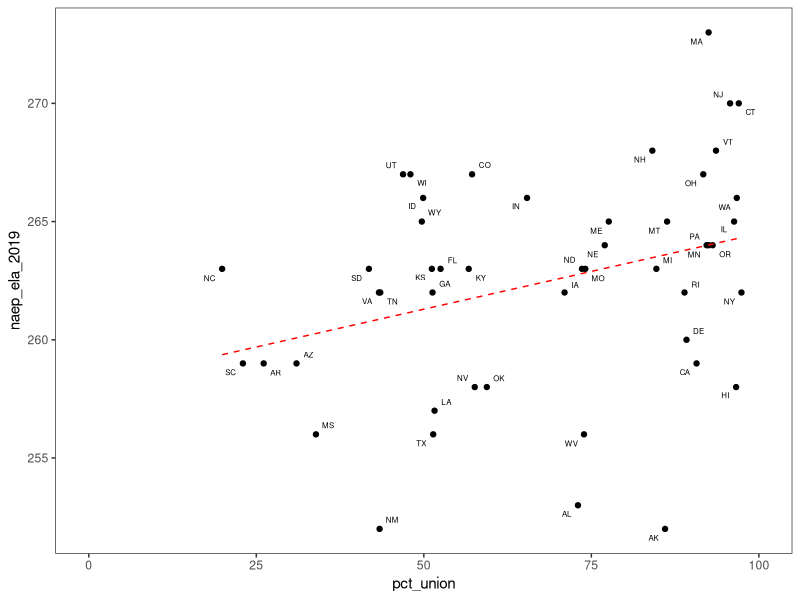
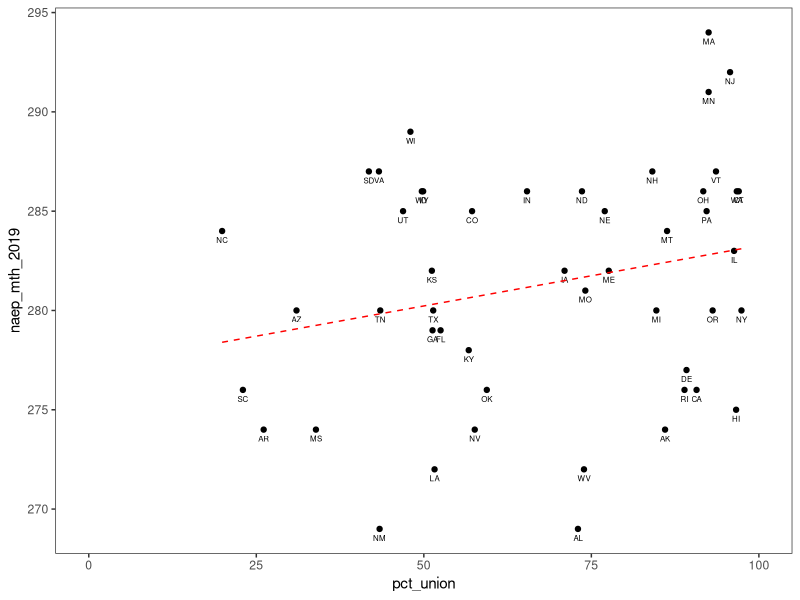
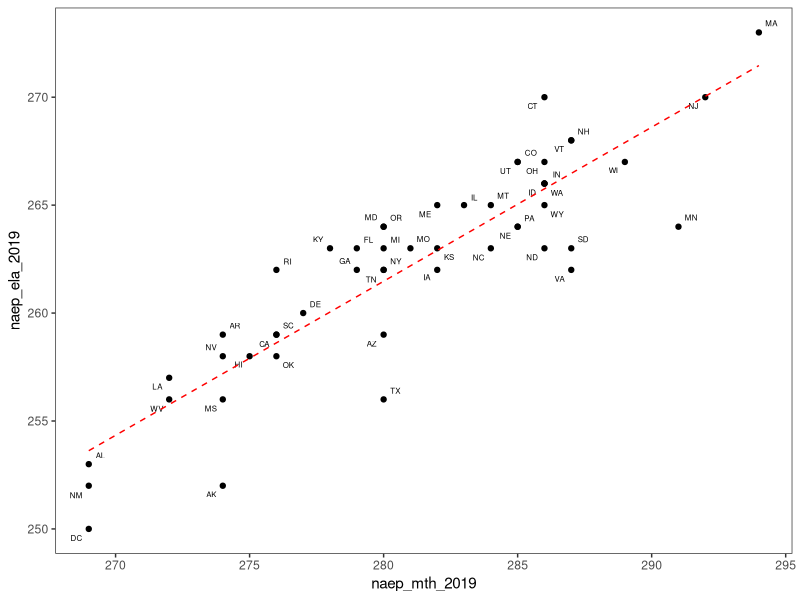
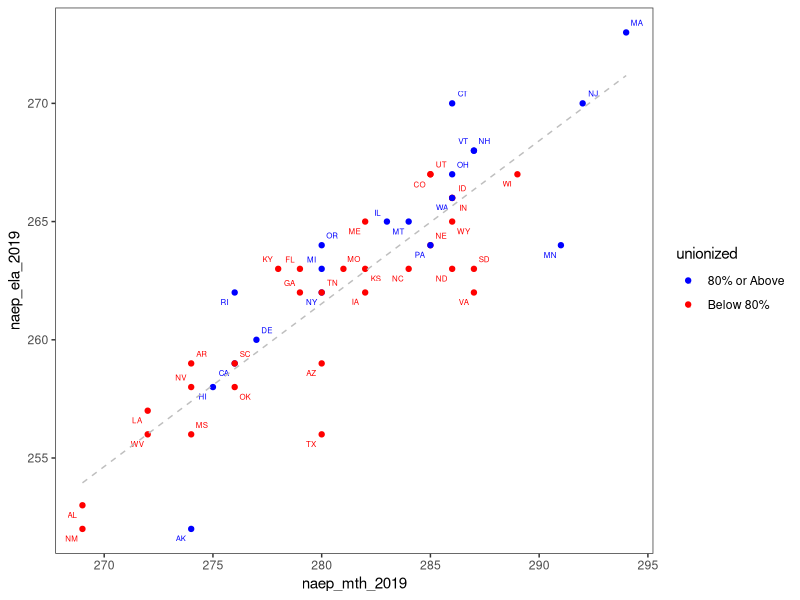

These figures' R source, in order:
## ---- chunk 1
knitr::opts_chunk$set(message = FALSE, warning = FALSE)
## ---- chunk 2
library(dplyr)
library(ggplot2)
library(ggrepel)

setwd('../../..')
naep_mth <- read.csv('data/state_naep_mth2019.csv')
naep_ela <- read.csv('data/state_naep_ela2019.csv')
pct_union <- read.csv('data/state_pct_union.csv')
                 
ed_dta <- naep_mth %>% 
            inner_join(naep_ela, by = 'State')  %>% 
            inner_join(pct_union, by = 'State') 
          
state_abb <-   append(state.abb, 'DC', after =8) 

ed_dta <- ed_dta %>% 
            rename(state_name = State) %>% 
            mutate(state = state_abb)

ed_dta %>%  head()

## ---- chunk 3
ed_dta %>% 
  filter_all(~!is.na(.)) %>% 
  ggplot(aes(x=pct_union, y= naep_ela_2019, label = state)) +
  geom_point() +
  geom_text_repel(size = 2) +
  geom_smooth(method = 'lm', 
              se = FALSE, 
              linetype = 'dashed', 
              color = 'red', 
              size = 0.5) +
  theme_bw() +
  theme(panel.grid = element_blank())+
  scale_x_continuous(limits = c(0,100)) 
## ---- chunk 4
cor(ed_dta$naep_ela_2019, ed_dta$pct_union, use = 'complete.obs')  %>%  round(2)
## ---- chunk 5
fit <- lm(naep_ela_2019 ~ pct_union, ed_dta)
summary(fit)

## ---- chunk 6
ed_dta %>% 
  filter_all(~!is.na(.)) %>% 
  ggplot(aes(x=pct_union, y= naep_mth_2019, label = state)) +
  geom_point() +
  geom_text(position = position_dodge(width = 0.1), vjust = 2, size = 2) +
  geom_smooth(method = 'lm', 
              se = FALSE, 
              linetype = 'dashed', 
              color = 'red', 
              size = 0.5) +
  theme_bw() +
  theme(panel.grid = element_blank()) +
  scale_x_continuous(limits = c(0,100)) 
## ---- chunk 7
cor(ed_dta$naep_mth_2019, ed_dta$pct_union, use= "complete.obs") %>% 
  round(2) 
## ---- chunk 8
fit <- lm(naep_mth_2019 ~ pct_union, ed_dta)
fit %>%  summary
## ---- chunk 9
ed_dta <- ed_dta %>% 
          mutate(naep_mth_rnk_2019 = rank(-naep_mth_2019, ties.method = 'min'),
                 naep_ela_rnk_2019 = rank(-naep_ela_2019, ties.method = 'min'))


ed_dta %>% 
  filter(state %in% c('MN', 'CT')) %>% 
  select(state_name, naep_mth_rnk_2019,naep_ela_rnk_2019)
## ---- chunk 10
ed_dta %>% 
  ggplot(aes(x=naep_mth_2019, y= naep_ela_2019, label = state)) +
  geom_point() +
  geom_text_repel(size = 2) +
  geom_smooth(method = 'lm', 
              se = FALSE, 
              linetype = 'dashed', 
              color = 'red',
              size = 0.5) +
  theme_bw() +
  theme(panel.grid = element_blank()) 
## ---- chunk 11
fit <- ed_dta %>%  
  lm(formula =naep_ela_2019 ~ naep_mth_2019)
summary(fit)
## ---- chunk 12
cor(ed_dta$naep_mth_2019, ed_dta$naep_ela_2019) %>%  round(2)

## ---- chunk 13

ed_dta <-ed_dta %>% 
  mutate(unionized = as.factor(if_else(pct_union >= 80,  "80% or Above", "Below 80%")))

  ed_dta %>% 
  filter_all(~!is.na(.)) %>% 
  ggplot(aes(x=naep_mth_2019, y= naep_ela_2019, 
              label = state, color = unionized, group = unionized)) +
  geom_point() +
  geom_text_repel(size = 2) +
  geom_smooth(method = 'lm', 
              se = FALSE, 
              linetype = 'dashed', 
              color = 'gray', size = 0.5, 
              inherit.aes = FALSE,
              aes(x=naep_mth_2019, y = naep_ela_2019)) +
  theme_bw() +
  theme(panel.grid = element_blank())  +
    scale_color_manual(values = c('blue', 'red'))

